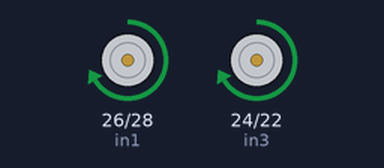
Simulated run of this sketch. Board: Arduino Mega 2560, built with avr-gcc and run on an emulated ATmega2560. Parts: motor-driver pin pairs drawn as motors (green arrow = first pin HIGH = forward, orange = second pin HIGH = backward, longer = more drive, scaled by the enable pin).

Above: at 1.0 s.
At 2.5 s:
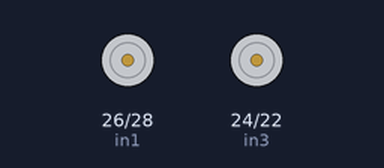
At 4.0 s:
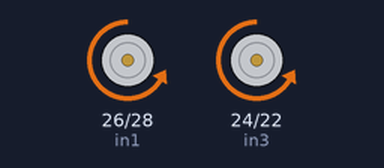
Timing chart, 0 to 7.8 s (numbered marks = the images above):
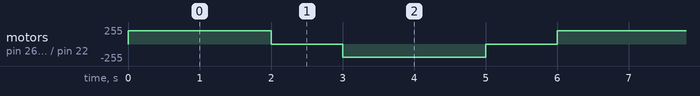

The sketch:

motor_dir_check.ino
```cpp
// Motor A connections
const int enA = 3;     // PWM pin for Motor A speed control
const int in1 = 26;     // Direction control pin for Motor A
const int in2 = 28;     // Direction control pin for Motor A

// Motor B connections
const int enB = 2;    // PWM pin for Motor B speed control
const int in3 = 24;     // Direction control pin for Motor B
const int in4 = 22;     // Direction control pin for Motor B

// Speed of the motors (0 to 255)
int motorSpeed = 200;

void setup() {
  // Set all the motor control pins as outputs
  pinMode(enA, OUTPUT);
  pinMode(in1, OUTPUT);
  pinMode(in2, OUTPUT);
  pinMode(enB, OUTPUT);
  pinMode(in3, OUTPUT);
  pinMode(in4, OUTPUT);

  // Start with motors off
  digitalWrite(in1, LOW);
  digitalWrite(in2, LOW);
  digitalWrite(in3, LOW);
  digitalWrite(in4, LOW);
}

void loop() {
  // Move both motors forward
  forward();
  delay(2000);   // Run for 2 seconds

  // Stop both motors
  stopMotors();
  delay(1000);   // Wait for 1 second

  // Move both motors backward
  backward();
  delay(2000);   // Run for 2 seconds

  // Stop both motors
  stopMotors();
  delay(1000);   // Wait for 1 second
}

void forward() {
  // Set Motor A forward
  digitalWrite(in1, HIGH);
  digitalWrite(in2, LOW);
  analogWrite(enA, motorSpeed);

  // Set Motor B forward
  digitalWrite(in3, HIGH);
  digitalWrite(in4, LOW);
  analogWrite(enB, motorSpeed);
}

void backward() {
  // Set Motor A backward
  digitalWrite(in1, LOW);
  digitalWrite(in2, HIGH);
  analogWrite(enA, motorSpeed);

  // Set Motor B backward
  digitalWrite(in3, LOW);
  digitalWrite(in4, HIGH);
  analogWrite(enB, motorSpeed);
}

void stopMotors() {
  // Stop Motor A
  digitalWrite(in1, LOW);
  digitalWrite(in2, LOW);
  analogWrite(enA, 0);

  // Stop Motor B
  digitalWrite(in3, LOW);
  digitalWrite(in4, LOW);
  analogWrite(enB, 0);
}
```

Measured:
- by itself, motor on pin 26 (in1) / pin 28 (in2), motor on pin 24 (in3) / pin 22 (in4): repeats every 6.0 s: stopped 1.0 s, backward 200/255 2.0 s, stopped 1.0 s, forward 200/255 2.0 s
